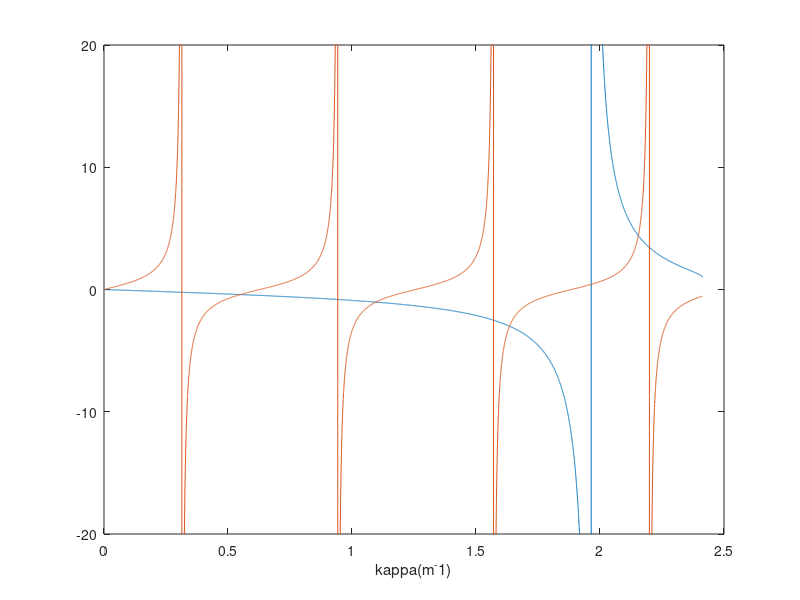

Recreate this plot in MATLAB.
close all;
clear all;
nc=1.45;    %cladding
nf=1.5;
ns=1.4;    %substrate
   h=5;  %width of waveguide
   k_0=2*pi;
   q=max([ns nc]);
   w=sqrt((k_0^2*(nf^2-q^2)));
   kappa=linspace(0,w,10000);
   beta=sqrt(k_0^2*nf^2-kappa.^2);
   gammas=sqrt(beta.^2-k_0^2*ns^2);
   gammac=sqrt(beta.^2-k_0^2*nc^2);
   z=tan(h*kappa);
   %TE mode
   a=(gammac+gammas)./(kappa-gammas.*gammac./kappa);
   %TM mode
   %b=(nf^2*gammas/ns^2+nf^2*gammac/nc^2)./(kappa-gammas.*gammac./kappa*nf^4/nc^2/ns^2);
   plot(kappa,a);
   hold on
   plot(kappa,z);
   %legend TE
   ylim([-20 20])
   %xlabel kappa(m^-1)
   xlabel kappa(m^-1)
  
   figure(1)
   
   

   